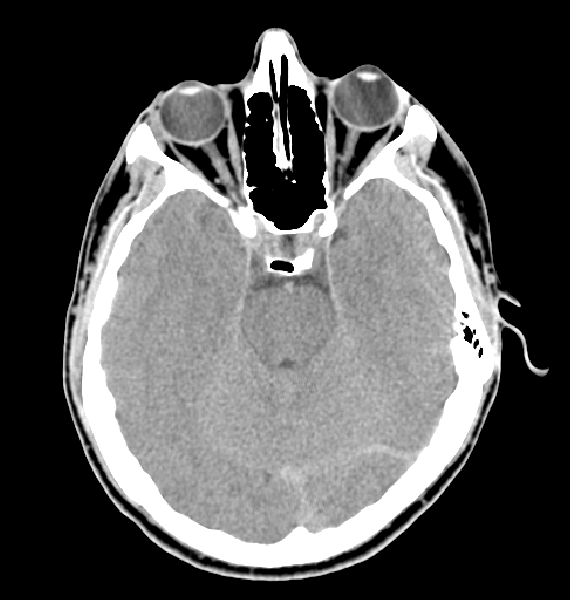
#> input picture Assignment 1 #B/brain.tif, 570 x 600 px, found by its file name
$ python task2.py
#> lines starting #> are read from the running program, lines starting #| are printed output that depends on the picture; after the words box and inside, x2 and y2 are one past the last pixel; in counts of white or black regions, pixels touching at a corner belong together
import cv2
import numpy as np
import matplotlib.pyplot as plt

img = cv2.imread(r"G:\University Stuff\8th semester\Dip\Assignment#1-(B)\data\brain.tif",cv2.IMREAD_GRAYSCALE)
#> img is the input picture: shape (600, 570); min 0, max 255, mean 84.7
ret, thresh=cv2.threshold(img, 250, 255, cv2.THRESH_BINARY)
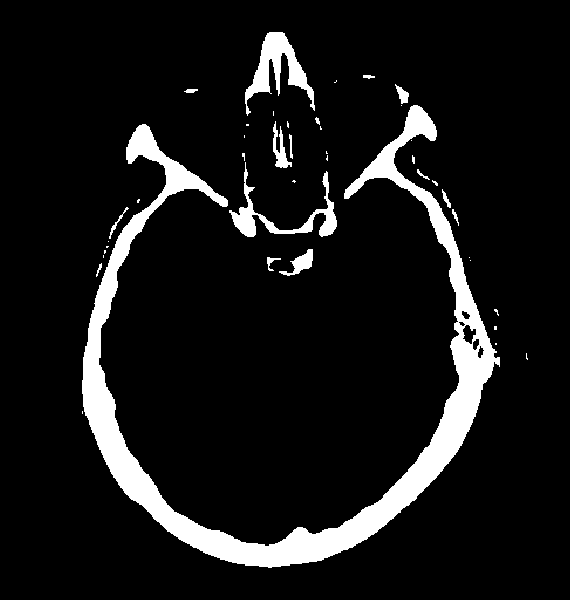
#> thresh: shape (600, 570); 9.1% white; 42 white regions (25 under 20 px), largest, box (x1, y1, x2, y2) and area: (82, 105, 500, 568) 25745, (245, 32, 315, 116) 2034, (229, 162, 337, 237) 1650
row_pixels=[]
col_pixels=[]

for rows in thresh:
    number = cv2.countNonZero(rows)
    row_pixels.append(number)
#> this loop made 600 passes
#> number on passes 1 to 3: 0, 0, 0
#> after the loop, row_pixels = 600 values, max 162 at index 544, min 0 at index 0, mean 51.59

transpose = np.transpose(thresh)
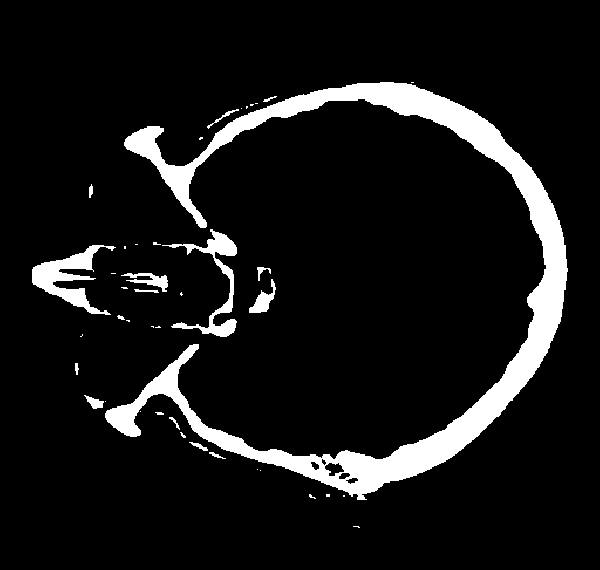
#> transpose: shape (570, 600); 9.1% white; 42 white regions (25 under 20 px), largest, box (x1, y1, x2, y2) and area: (105, 82, 568, 500) 25745, (32, 245, 116, 315) 2034, (162, 229, 237, 337) 1650

for rows in transpose:
    number = cv2.countNonZero(rows)
    col_pixels.append(number)
#> after the loop, col_pixels = 570 values, max 194 at index 458, min 0 at index 0, mean 54.3

fig, (ax1, ax2) = plt.subplots(ncols=2, figsize=(10,5))
ax1.set_title('Number of white pixels per row')
ax1.plot(row_pixels)
ax2.set_title('Number of white pixels per column')
ax2.plot(col_pixels)
plt.show()
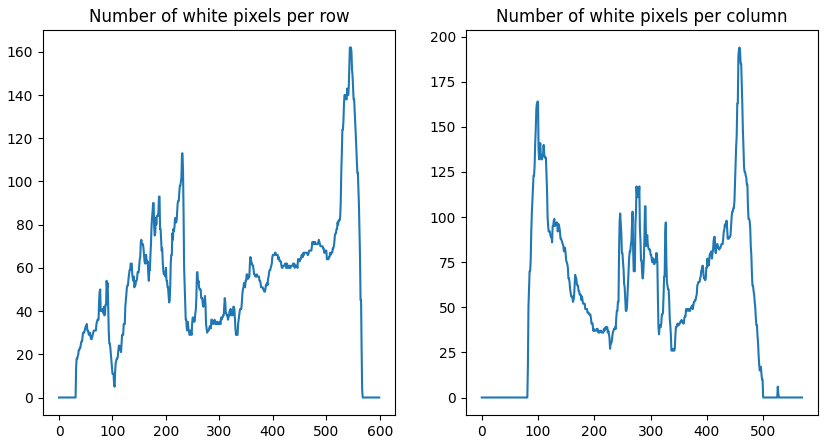
#> figure drawn by matplotlib, 2 panels; panel 1: curve peaks at x = 544, y = 162; panel 2: curve peaks at x = 458, y = 194

cv2.imshow("Highlited image", thresh)
cv2.waitKey(0)
cv2.destroyAllWindows()

$ run again, with Assignment 1 #B/grain.tif copied over Assignment 1 #B/brain.tif
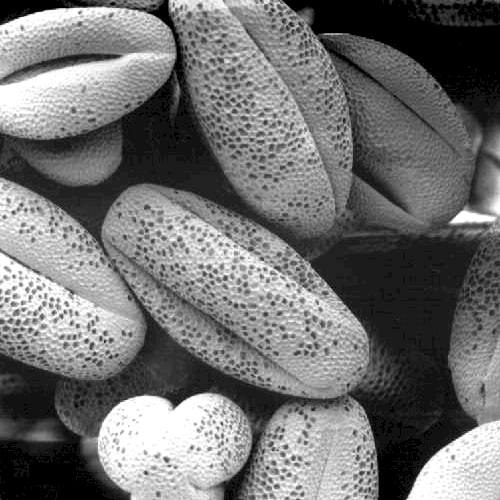
#> input picture Assignment 1 #B/grain.tif, 500 x 500 px, found by its file name
#> img is the input picture: shape (500, 500); min 0, max 255, mean 113.2
#> `ret, thresh=cv2.threshold(img, 250, 255, cv2.THRESH_BINARY)`:
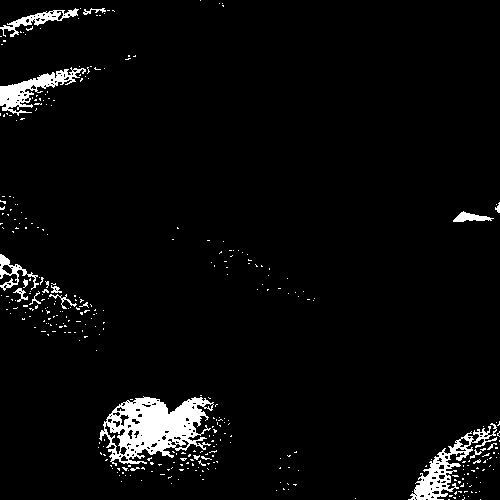
#> thresh: shape (500, 500); 4% white; 355 white regions (337 under 20 px), largest, box (x1, y1, x2, y2) and area: (99, 396, 214, 466) 4225, (408, 423, 497, 500) 1584, (0, 67, 86, 116) 1274
#> the loop `for rows in thresh:` made 500 passes
#> number on passes 1 to 3: 1, 0, 0
#> after the loop `for rows in thresh:`: row_pixels = 500 values, max 105 at index 440, min 0 at index 1, mean 19.85
#> transpose: shape (500, 500); 4% white; 355 white regions (337 under 20 px), largest, box (x1, y1, x2, y2) and area: (396, 99, 466, 214) 4225, (423, 408, 500, 497) 1584, (67, 0, 116, 86) 1274
#> the loop `for rows in transpose:` made 500 passes
#> number on passes 1 to 3: 56, 57, 61
#> after the loop `for rows in transpose:`: col_pixels = 500 values, max 67 at index 3, min 0 at index 234, mean 19.85
#> `plt.show()`:
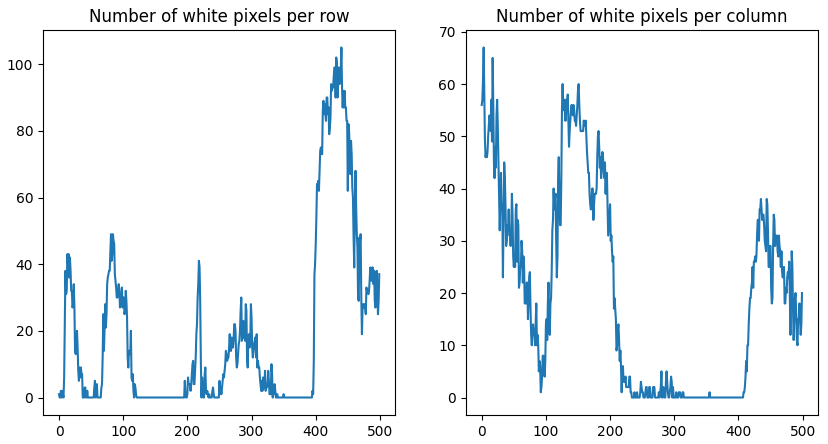
#> figure drawn by matplotlib, 2 panels; panel 1: curve peaks at x = 440, y = 105; panel 2: curve peaks at x = 3, y = 67
